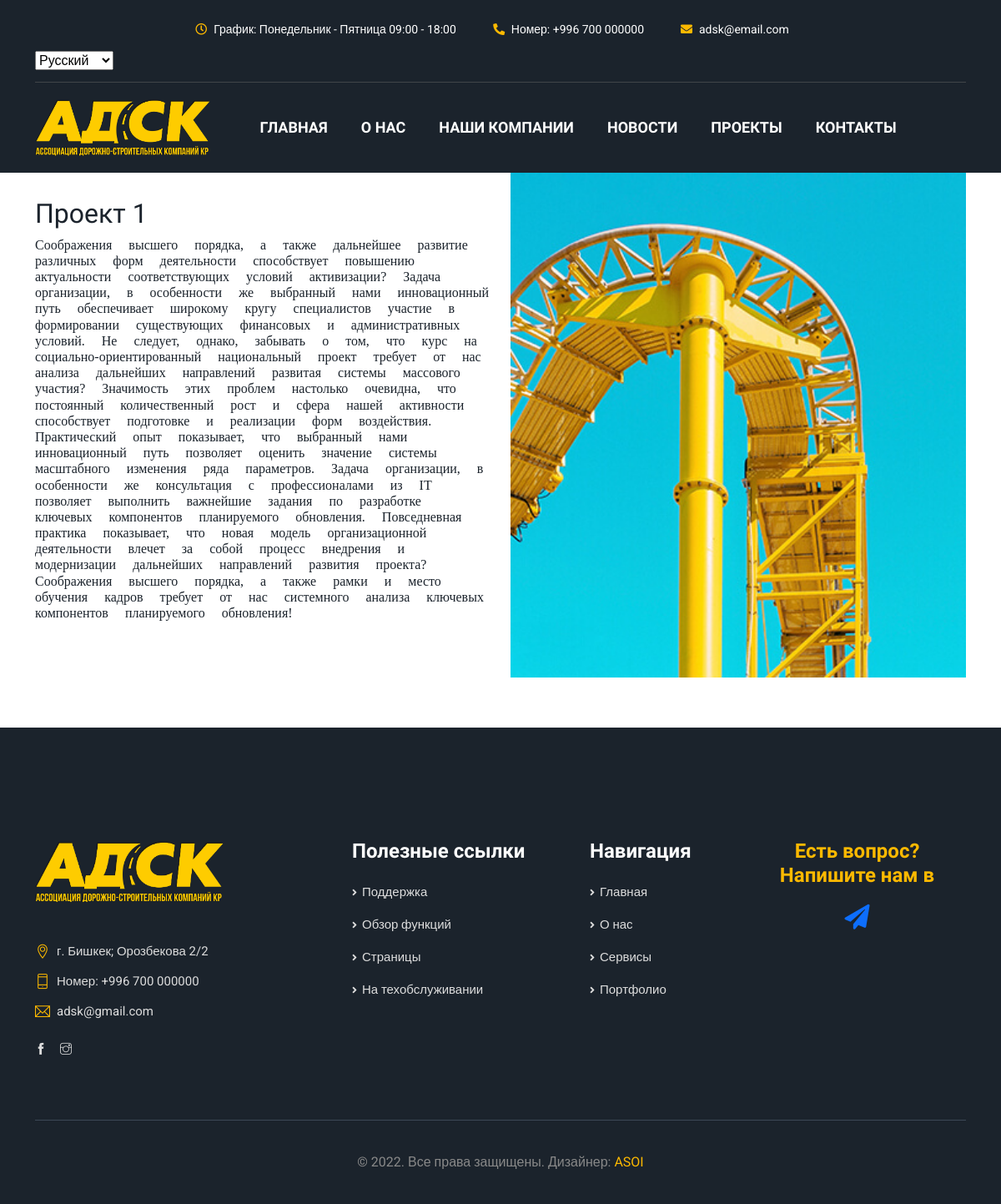
The page /portfolio/1/ on the database its author committed.
### first/models.py (models this page shows, shortened)
class Portfolio(models.Model):
    project_name = models.ForeignKey(Projects, on_delete=models.CASCADE, related_name="projects")
    project_title = models.CharField(max_length=200, null=True, blank=True)
    image = models.ImageField(upload_to='portfolio_images', verbose_name='Фото', blank=True, null=True)
    text = models.TextField(verbose_name="Полное описание")

### first/views.py (the view)
# urls.py: path('portfolio/<int:portfolio_id>/', PortfolioDetail.as_view(), name='portfolio'),
class PortfolioDetail(DetailView):
    model = Portfolio
    template_name = "portfolio-detail.html"
    context_object_name = 'port'
    pk_url_kwarg = 'portfolio_id'
    def get_context_data(self, **kwargs):
        context = super().get_context_data()
        return context

### templates/portfolio-detail.html
{% extends 'index.html' %}
{% load static %}
{% block page %}
                   <div class="container">
                       <div class="row portfolio_gallery" id="work-portfolio">
                        <div class="col-lg-6 col-sm-6 portfolio_item {{port.project_name.id}}">
                            <h2 style="margin-top: 30px"><span>{{ port.project_title}}</span></h2>
                                    <h6><span style="font-family: emoji">{{ port.text}}</span></h6>
                        </div>
                           <div class="col-lg-6 col-sm-6 portfolio_item {{port.project_name.id}}">
                            <div class="portfolio_img hover_effect">
                                <img src="{{ port.image.url}}" alt="">
                            </div>
                        </div>
                    </div>
                   </div>
{% endblock %}

### rows shown on the page
Portfolio: project_title "Проект 1", text "Соображения высшего порядка, а также дальнейшее развитие различных форм деятельности способствует повышению актуальности соответствующих условий активизации? Задача организации, в особенности же выбранный нами инновационный путь обеспечивает широкому кругу специалистов участие в формировании существующих финансовых и административных условий. Не следует, однако, забывать о том, что курс на социально-ориентированный национальный проект требует от нас анализа дальнейших направлений развитая системы массового участия? Значимость этих проблем настолько очевидна, что постоянный количественный рост и сфера нашей активности способствует подготовке и реализации форм воздействия. Практический опыт…", image (picture)

### other values the page prints
form field language "Русский"
